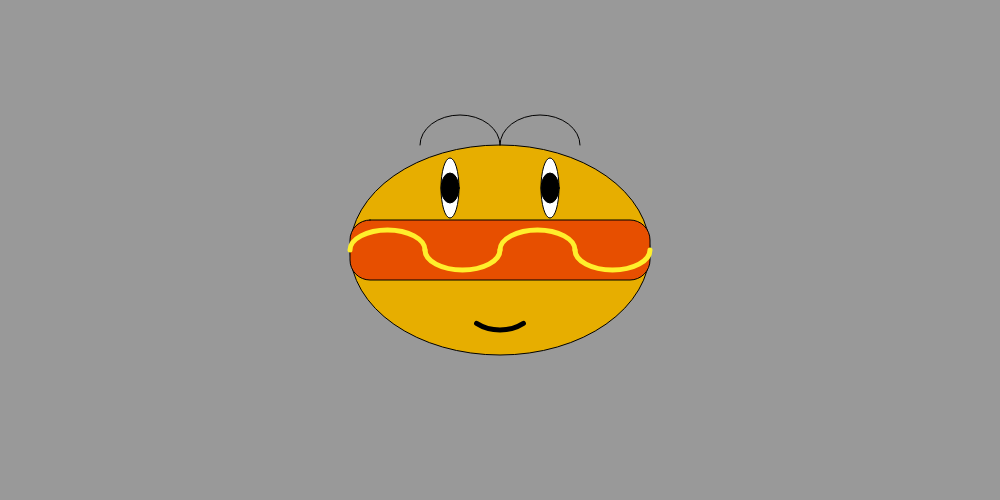
Frame 1 (no input)
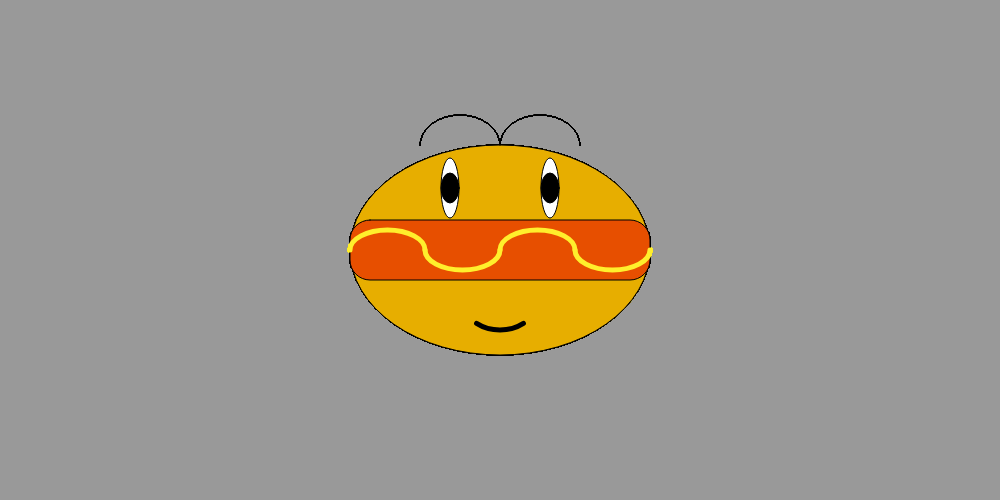
Frame 60 (no input)
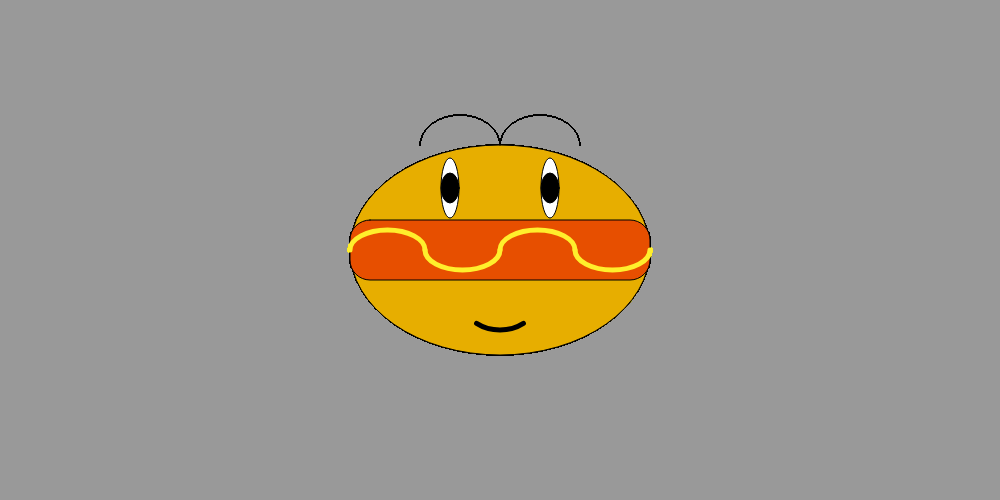
Frame 120 (the mouse pressed at the canvas centre since frame 60)

The p5.js sketch that drew these frames (run headless with seeded random() and noise() and a simulated clock; from frame 60 on, the mouse is pressed at the canvas centre):

// p5.js sketch
// ── sketch.js

var posX = 0;
var posY = 0;
var arcW = 0;
var arcH = 0;
var eyeW = 0;


function setup() {
    createCanvas(1000,500);
    background("#999999");
    
    posX = width/2;
    posY = height/2;
    
    arcW = 75;
    arcH = 40;
    
    eyeW = 18;

}

function draw() {
    stroke(0);
    strokeWeight(1);
    fill(231,174,0);
    ellipse(posX,posY,300,210);
    fill(231,79,0);
    rect(posX-150, posY-30, 300, 60, 20);
    fill("white");
    ellipse(posX -50,posY -62,eyeW,60);
    ellipse(posX +50,posY -62,18,60);
    fill("black");
    ellipse(posX -50,posY -62,eyeW,30);
    ellipse(posX +50,posY -62,eyeW,30);
    
    noFill();
    stroke(255,239,44);
    strokeWeight(5);
    arc(posX-112.5,posY,arcW,arcH, PI, TWO_PI);
    arc(posX-37.5,posY,arcW,arcH, 0, PI);
    arc(posX+37.5,posY,arcW,arcH, PI, TWO_PI);
    arc(posX+112.5,posY,arcW,arcH, 0, PI);
    
    stroke("black");
    arc(posX,posY+50,arcW,arcH+20, 0+QUARTER_PI, PI-QUARTER_PI);
    
    strokeWeight(1);
    arc(posX+40,posY-105,arcW+5,arcH+20, PI, TWO_PI);
    arc(posX-40,posY-105,arcW+5,arcH+20, PI, TWO_PI);
}
